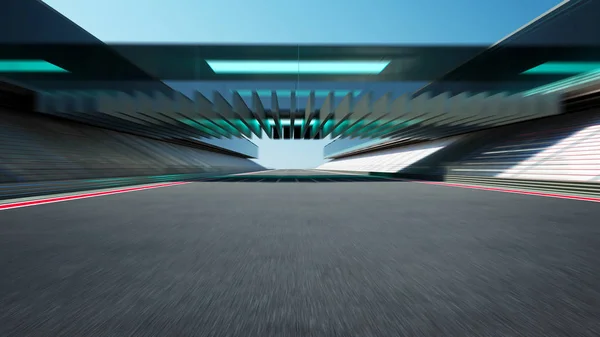
#> input picture Road/test2.jpg, 600 x 337 px, given in place of the camera
$ python test2.py
#> lines starting #> are read from the running program, lines starting #| are printed output that depends on the picture; after the words box and inside, x2 and y2 are one past the last pixel; in counts of white or black regions, pixels touching at a corner belong together
import numpy as np
import pandas as pd
import cv2

def region_selection(image):
	"""
	Determine and cut the region of interest in the input image.
	Parameters:
		image: we pass here the output from canny where we have
		identified edges in the frame
	"""
	# create an array of the same size as of the input image
	mask = np.zeros_like(image)
	# if you pass an image with more then one channel
	if len(image.shape) > 2:
		channel_count = image.shape[2]
		ignore_mask_color = (255,) * channel_count
	# our image only has one channel so it will go under "else"
	else:
		# color of the mask polygon (white)
		ignore_mask_color = 255
	# creating a polygon to focus only on the road in the picture
	# we have created this polygon in accordance to how the camera was placed
	rows, cols = image.shape[:2]
	bottom_left = [cols * 0.1, rows * 0.95]
	top_left	 = [cols * 0.4, rows * 0.6]
	bottom_right = [cols * 0.9, rows * 0.95]
	top_right = [cols * 0.6, rows * 0.6]
	vertices = np.array([[bottom_left, top_left, top_right, bottom_right]], dtype=np.int32)
	# filling the polygon with white color and generating the final mask
	cv2.fillPoly(mask, vertices, ignore_mask_color)
	# performing Bitwise AND on the input image and mask to get only the edges on the road
	masked_image = cv2.bitwise_and(image, mask)
	return masked_image

def hough_transform(image):
	"""
	Determine and cut the region of interest in the input image.
	Parameter:
		image: grayscale image which should be an output from the edge detector
	"""
	# Distance resolution of the accumulator in pixels.
	rho = 1
	# Angle resolution of the accumulator in radians.
	theta = np.pi/180
	# Only lines that are greater than threshold will be returned.
	threshold = 20
	# Line segments shorter than that are rejected.
	minLineLength = 20
	# Maximum allowed gap between points on the same line to link them
	maxLineGap = 500
	# function returns an array containing dimensions of straight lines
	# appearing in the input image
	return cv2.HoughLinesP(image, rho = rho, theta = theta, threshold = threshold,
						minLineLength = minLineLength, maxLineGap = maxLineGap)

def average_slope_intercept(lines):
	"""
	Find the slope and intercept of the left and right lanes of each image.
	Parameters:
		lines: output from Hough Transform
	"""
	left_lines = [] #(slope, intercept)
	left_weights = [] #(length,)
	right_lines = [] #(slope, intercept)
	right_weights = [] #(length,)

	for line in lines:
		for x1, y1, x2, y2 in line:
			if x1 == x2:
				continue
			# calculating slope of a line
			slope = (y2 - y1) / (x2 - x1)
			# calculating intercept of a line
			intercept = y1 - (slope * x1)
			# calculating length of a line
			length = np.sqrt(((y2 - y1) ** 2) + ((x2 - x1) ** 2))
			# slope of left lane is negative and for right lane slope is positive
			if slope < 0:
				left_lines.append((slope, intercept))
				left_weights.append((length))
			else:
				right_lines.append((slope, intercept))
				right_weights.append((length))
	#
	left_lane = np.dot(left_weights, left_lines) / np.sum(left_weights) if len(left_weights) > 0 else None
	right_lane = np.dot(right_weights, right_lines) / np.sum(right_weights) if len(right_weights) > 0 else None
	return left_lane, right_lane

def pixel_points(y1, y2, line):
	"""
	Converts the slope and intercept of each line into pixel points.
		Parameters:
			y1: y-value of the line's starting point.
			y2: y-value of the line's end point.
			line: The slope and intercept of the line.
	"""
	if line is None:
		return None
	slope, intercept = line
	x1 = int((y1 - intercept)/slope)
	x2 = int((y2 - intercept)/slope)
	y1 = int(y1)
	y2 = int(y2)
	return ((x1, y1), (x2, y2))

def lane_lines(image, lines):
	"""
	Create full lenght lines from pixel points.
		Parameters:
			image: The input test image.
			lines: The output lines from Hough Transform.
	"""
	left_lane, right_lane = average_slope_intercept(lines)
	y1 = image.shape[0]
	y2 = y1 * 0.6
	left_line = pixel_points(y1, y2, left_lane)
	right_line = pixel_points(y1, y2, right_lane)
	return left_line, right_line


def draw_lane_lines(image, lines, color=[255, 0, 0], thickness=12):
	"""
	Draw lines onto the input image.
		Parameters:
			image: The input test image (video frame in our case).
			lines: The output lines from Hough Transform.
			color (Default = red): Line color.
			thickness (Default = 12): Line thickness.
	"""
	line_image = np.zeros_like(image)
	for line in lines:
		if line is not None:
			cv2.line(line_image, *line, color, thickness)
	return cv2.addWeighted(image, 1.0, line_image, 1.0, 0.0)

def frame_processor(image):
	"""
	Process the input frame to detect lane lines.
	Parameters:
		image: image of a road where one wants to detect lane lines
		(we will be passing frames of video to this function)
	"""
	# convert the RGB image to Gray scale
	grayscale = cv2.cvtColor(image, cv2.COLOR_BGR2GRAY)
	# applying gaussian Blur which removes noise from the image
	# and focuses on our region of interest
	# size of gaussian kernel
	kernel_size = 5
	# Applying gaussian blur to remove noise from the frames
	blur = cv2.GaussianBlur(grayscale, (kernel_size, kernel_size), 0)
	# first threshold for the hysteresis procedure
	low_t = 50
	# second threshold for the hysteresis procedure
	high_t = 150
	# applying canny edge detection and save edges in a variable
	edges = cv2.Canny(blur, low_t, high_t)
	# since we are getting too many edges from our image, we apply
	# a mask polygon to only focus on the road
	# Will explain Region selection in detail in further steps
	region = region_selection(edges)
	# Applying hough transform to get straight lines from our image
	# and find the lane lines
	# Will explain Hough Transform in detail in further steps
	hough = hough_transform(region)
	#lastly we draw the lines on our resulting frame and return it as output
	result = draw_lane_lines(image, lane_lines(image, hough))
	return result

cap = cv2.VideoCapture(0)

while cap.isOpened():
    ret, frame = cap.read()
#> frame is the input picture: shape (337, 600, 3); mean B, G, R 102.8, 95, 74

    img = frame_processor(frame)
#> in frame_processor, `grayscale = cv2.cvtColor(image, cv2.COLOR_BGR2GRAY)`:
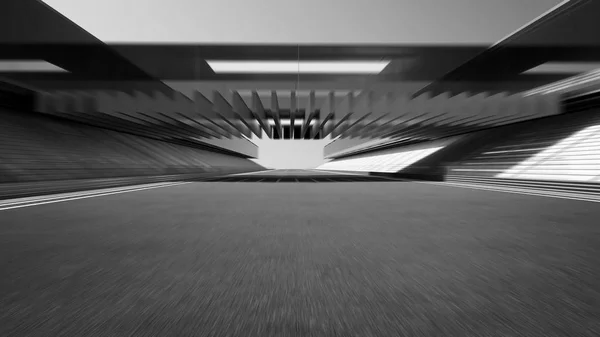
#> grayscale: shape (337, 600); min 0, max 255, mean 89.5
#> in frame_processor, `edges = cv2.Canny(blur, low_t, high_t)`:
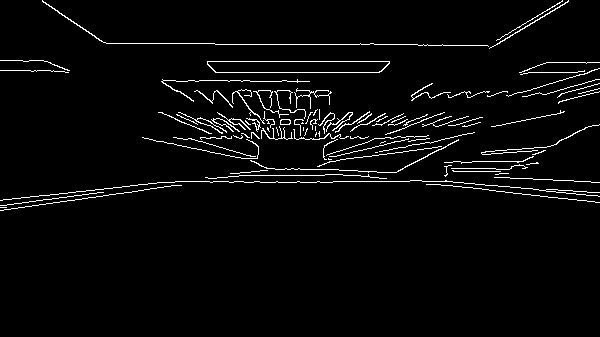
#> edges: shape (337, 600); 3.5% white in thin lines or dots, all inside (x1, y1, x2, y2) = (0, 0, 600, 211)
#> in region_selection, `cv2.fillPoly(mask, vertices, ignore_mask_color)`:
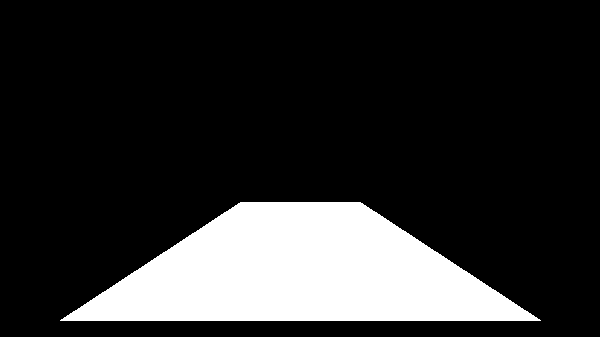
#> mask: shape (337, 600); 17.7% white; 1 white region, box (x1, y1, x2, y2) and area: (60, 202, 541, 321) 35881
#> in region_selection, `masked_image = cv2.bitwise_and(image, mask)`: masked_image: shape (337, 600); every value is 0
#> (the run stopped early here; a loop or call above may not have finished)
